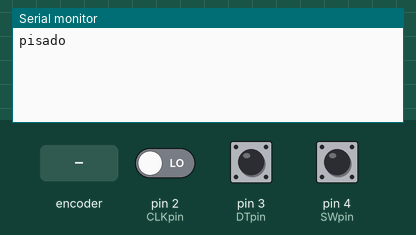
A sketch run on a simulated Arduino Uno, built with avr-gcc and run on an emulated ATmega328P. Parts: the last lines printed to the serial monitor. The inputs (shaded band) are chosen by the test bench; at power-on: pin 2 (CLKpin) LOW, pin 3 (DTpin) HIGH, pin 4 (SWpin) HIGH.

Above: at 1.2 s.
1.3 s: rotary encoder on pin 2 (CLKpin) / pin 3 (DTpin) turned 1 step (first pin leading)
At 1.9 s:
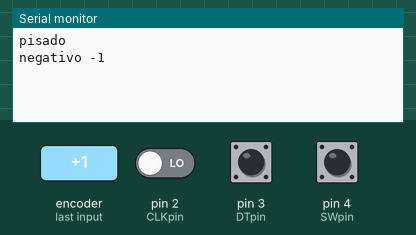
3.0 s: rotary encoder on pin 2 (CLKpin) / pin 3 (DTpin) turned 2 steps (second pin leading)
At 4.3 s:
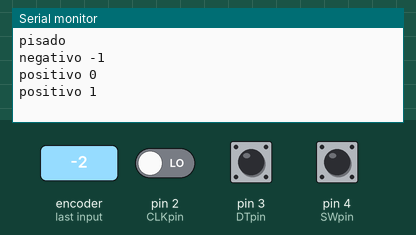

The sketch:

Main.ino
```cpp
const byte CLKpin = 2; //Pin donde se conecta el CLK
const byte DTpin = 3;  //Pin donde se conecta el DT
const byte SWpin = 4;  //Pin donde se coloca el SW

int CLKactual = 0;   //Donde se guarda el estado actual del pin CLK
int CLKanterior = 0; //Donde se guarda el último estado del pin CLK
int SWactual = 0;    //Donde se guarda el estado actual del botón
int SWanterior = 0;  //Donde se guarda el último estado del botón

int contador = 0; //Variable para hacer uso del encoder

String sentido = ""; //Donde se escribirá el estido del giro

void setup()
{
    //Configuración de pines como entradas
    pinMode(CLKpin, INPUT);
    pinMode(DTpin, INPUT);
    pinMode(SWpin, INPUT_PULLUP);
    //Lectura anticipada para tener un valor guardado
    CLKanterior = digitalRead(CLKpin);

    Serial.begin(9600);
}

void loop()
{
    CLKactual = digitalRead(CLKpin); //Leer el valor actual

    //Si el valor actual es distinto al anterior significa que ha habido un movimiento.
    //Y si el actual es 1, es para reaccionar a un solo cambio de estado y envitar contajes dobles
    if (CLKactual != CLKanterior && CLKactual == 1)
    {
        //Para determinar el sentido, se compara el DT con el CLK.
        //Si son distintos, el sentido es antihorario
        //Si es igual, el sentido es horario
        if (digitalRead(DTpin) != CLKactual)
        {
            contador--;
            sentido = "negativo";
        }
        else
        {
            contador++;
            sentido = "positivo";
        }

        Serial.print(sentido);
        Serial.print(" ");
        Serial.println(contador);
    }

    CLKanterior = CLKactual;


    //Lectura del botón
    SWactual = digitalRead(SWpin);
    //Si el botón es igual a 1, significa que se ha pisado.
    //Se hace un bloqueo para que solo detecte una pulsación, como un flanco, a través de la variable SWanterior
    if (SWactual == 1 && SWactual != SWanterior)
    {
        Serial.println("pisado");
    }
    SWanterior = SWactual;

    delay(1); //Para evitar que sucedan cosas feas
}
```

Measured:
- after the input at 1.3 s, the serial monitor: prints a new line after 0.05 s (image 1)
- after the input at 3.0 s, the serial monitor: prints a new line after 0.08 s (image 2)
